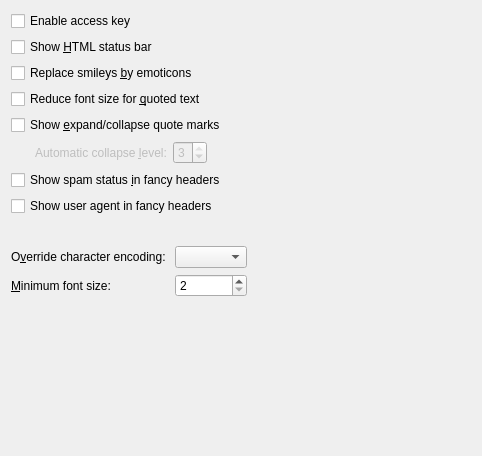
<?xml version="1.0" encoding="UTF-8"?>
<ui version="4.0">
 <author>/*  Copyright (C) 2009 Klarälvdalens Datakonsult AB, a KDAB Group company, info@kdab.net
  Copyright (c) 2009 Andras Mantia &lt;andras@kdab.net&gt;

  This program is free software; you can redistribute it and/or modify
  it under the terms of the GNU General Public License as published by
  the Free Software Foundation; either version 2 of the License, or
  (at your option) any later version.

  This program is distributed in the hope that it will be useful,
  but WITHOUT ANY WARRANTY; without even the implied warranty of
  MERCHANTABILITY or FITNESS FOR A PARTICULAR PURPOSE. See the
  GNU General Public License for more details.

  You should have received a copy of the GNU General Public License along
  with this program; if not, write to the Free Software Foundation, Inc.,
  51 Franklin Street, Fifth Floor, Boston, MA 02110-1301, USA.
*/</author>
 <class>Settings</class>
 <widget class="QWidget" name="Settings">
  <property name="geometry">
   <rect>
    <x>0</x>
    <y>0</y>
    <width>482</width>
    <height>456</height>
   </rect>
  </property>
  <property name="windowTitle">
   <string>Viewer settings</string>
  </property>
  <layout class="QGridLayout" name="gridLayout">
   <item row="1" column="0">
    <spacer name="verticalSpacer_2">
     <property name="orientation">
      <enum>Qt::Vertical</enum>
     </property>
     <property name="sizeType">
      <enum>QSizePolicy::Fixed</enum>
     </property>
     <property name="sizeHint" stdset="0">
      <size>
       <width>20</width>
       <height>24</height>
      </size>
     </property>
    </spacer>
   </item>
   <item row="2" column="0" colspan="2">
    <widget class="QLabel" name="label_3">
     <property name="sizePolicy">
      <sizepolicy hsizetype="Preferred" vsizetype="Maximum">
       <horstretch>0</horstretch>
       <verstretch>0</verstretch>
      </sizepolicy>
     </property>
     <property name="text">
      <string>O&amp;verride character encoding:</string>
     </property>
     <property name="buddy">
      <cstring>overrideCharacterEncoding</cstring>
     </property>
    </widget>
   </item>
   <item row="2" column="2">
    <widget class="KComboBox" name="overrideCharacterEncoding">
     <property name="sizePolicy">
      <sizepolicy hsizetype="Preferred" vsizetype="Maximum">
       <horstretch>0</horstretch>
       <verstretch>0</verstretch>
      </sizepolicy>
     </property>
    </widget>
   </item>
   <item row="3" column="2">
    <widget class="QSpinBox" name="kcfg_MinimumFontSize">
     <property name="minimum">
      <number>2</number>
     </property>
     <property name="maximum">
      <number>30</number>
     </property>
    </widget>
   </item>
   <item row="0" column="0" colspan="3">
    <layout class="QVBoxLayout" name="verticalLayout">
     <item>
      <widget class="QCheckBox" name="kcfg_AccessKeyEnabled">
       <property name="text">
        <string>Enable access key</string>
       </property>
      </widget>
     </item>
     <item>
      <widget class="QCheckBox" name="kcfg_showColorBar">
       <property name="text">
        <string>Show &amp;HTML status bar</string>
       </property>
      </widget>
     </item>
     <item>
      <widget class="QCheckBox" name="kcfg_ShowEmoticons">
       <property name="text">
        <string>Replace smileys &amp;by emoticons</string>
       </property>
      </widget>
     </item>
     <item>
      <widget class="QCheckBox" name="kcfg_ShrinkQuotes">
       <property name="text">
        <string>Reduce font size for &amp;quoted text</string>
       </property>
      </widget>
     </item>
     <item>
      <widget class="QCheckBox" name="kcfg_ShowExpandQuotesMark">
       <property name="text">
        <string>Show &amp;expand/collapse quote marks</string>
       </property>
      </widget>
     </item>
     <item>
      <layout class="QHBoxLayout" name="horizontalLayout_2">
       <item>
        <spacer name="horizontalSpacer">
         <property name="orientation">
          <enum>Qt::Horizontal</enum>
         </property>
         <property name="sizeType">
          <enum>QSizePolicy::Fixed</enum>
         </property>
         <property name="sizeHint" stdset="0">
          <size>
           <width>24</width>
           <height>20</height>
          </size>
         </property>
        </spacer>
       </item>
       <item>
        <widget class="QLabel" name="collapseQuoteLevelLabel">
         <property name="enabled">
          <bool>false</bool>
         </property>
         <property name="text">
          <string>Automatic collapse &amp;level:</string>
         </property>
         <property name="buddy">
          <cstring>kcfg_CollapseQuoteLevelSpin</cstring>
         </property>
        </widget>
       </item>
       <item>
        <widget class="QSpinBox" name="kcfg_CollapseQuoteLevelSpin">
         <property name="enabled">
          <bool>false</bool>
         </property>
         <property name="minimum">
          <number>1</number>
         </property>
         <property name="maximum">
          <number>3</number>
         </property>
         <property name="value">
          <number>3</number>
         </property>
        </widget>
       </item>
       <item>
        <spacer name="horizontalSpacer_2">
         <property name="orientation">
          <enum>Qt::Horizontal</enum>
         </property>
         <property name="sizeHint" stdset="0">
          <size>
           <width>40</width>
           <height>20</height>
          </size>
         </property>
        </spacer>
       </item>
      </layout>
     </item>
     <item>
      <widget class="QCheckBox" name="kcfg_showSpamStatus">
       <property name="text">
        <string>Show spam status &amp;in fancy headers</string>
       </property>
      </widget>
     </item>
     <item>
      <widget class="QCheckBox" name="kcfg_ShowUserAgent">
       <property name="text">
        <string>Show user agent in fancy headers</string>
       </property>
      </widget>
     </item>
    </layout>
   </item>
   <item row="3" column="3">
    <spacer name="horizontalSpacer_3">
     <property name="orientation">
      <enum>Qt::Horizontal</enum>
     </property>
     <property name="sizeHint" stdset="0">
      <size>
       <width>40</width>
       <height>20</height>
      </size>
     </property>
    </spacer>
   </item>
   <item row="9" column="0" colspan="3">
    <spacer name="verticalSpacer">
     <property name="orientation">
      <enum>Qt::Vertical</enum>
     </property>
     <property name="sizeHint" stdset="0">
      <size>
       <width>20</width>
       <height>40</height>
      </size>
     </property>
    </spacer>
   </item>
   <item row="3" column="0">
    <widget class="QLabel" name="label_4">
     <property name="text">
      <string>&amp;Minimum font size:</string>
     </property>
     <property name="buddy">
      <cstring>kcfg_MinimumFontSize</cstring>
     </property>
    </widget>
   </item>
  </layout>
 </widget>
 <customwidgets>
  <customwidget>
   <class>KComboBox</class>
   <extends>QComboBox</extends>
   <header>kcombobox.h</header>
  </customwidget>
 </customwidgets>
 <tabstops>
  <tabstop>kcfg_AccessKeyEnabled</tabstop>
  <tabstop>kcfg_showColorBar</tabstop>
  <tabstop>kcfg_ShowEmoticons</tabstop>
  <tabstop>kcfg_ShrinkQuotes</tabstop>
  <tabstop>kcfg_ShowExpandQuotesMark</tabstop>
  <tabstop>kcfg_CollapseQuoteLevelSpin</tabstop>
  <tabstop>overrideCharacterEncoding</tabstop>
  <tabstop>kcfg_MinimumFontSize</tabstop>
 </tabstops>
 <resources/>
 <connections>
  <connection>
   <sender>kcfg_ShowExpandQuotesMark</sender>
   <signal>toggled(bool)</signal>
   <receiver>collapseQuoteLevelLabel</receiver>
   <slot>setEnabled(bool)</slot>
   <hints>
    <hint type="sourcelabel">
     <x>94</x>
     <y>125</y>
    </hint>
    <hint type="destinationlabel">
     <x>138</x>
     <y>153</y>
    </hint>
   </hints>
  </connection>
  <connection>
   <sender>kcfg_ShowExpandQuotesMark</sender>
   <signal>toggled(bool)</signal>
   <receiver>kcfg_CollapseQuoteLevelSpin</receiver>
   <slot>setEnabled(bool)</slot>
   <hints>
    <hint type="sourcelabel">
     <x>179</x>
     <y>125</y>
    </hint>
    <hint type="destinationlabel">
     <x>228</x>
     <y>153</y>
    </hint>
   </hints>
  </connection>
 </connections>
</ui>
